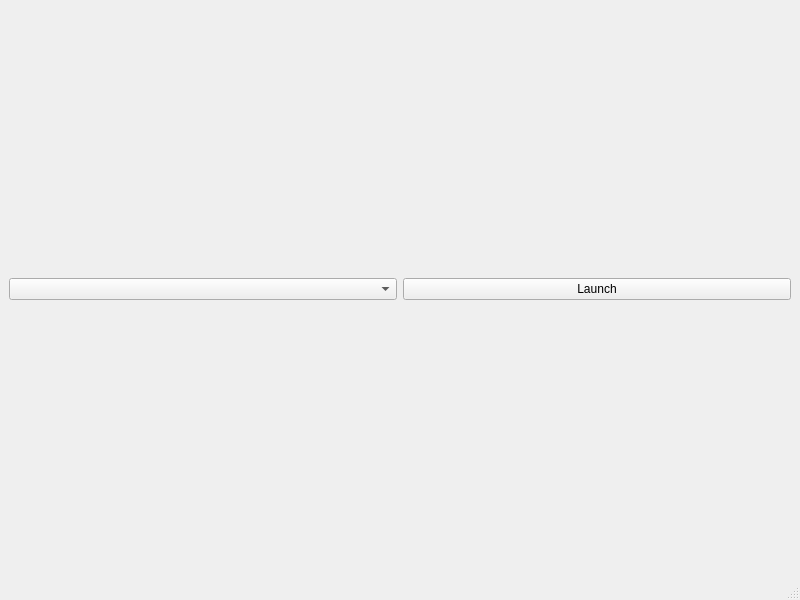
<?xml version="1.0" encoding="UTF-8"?>
<ui version="4.0">
 <class>MainWindow</class>
 <widget class="QMainWindow" name="MainWindow">
  <property name="geometry">
   <rect>
    <x>0</x>
    <y>0</y>
    <width>800</width>
    <height>600</height>
   </rect>
  </property>
  <property name="windowTitle">
   <string>MainWindow</string>
  </property>
  <widget class="QWidget" name="centralwidget">
   <layout class="QVBoxLayout" name="verticalLayout">
    <item>
     <layout class="QHBoxLayout" name="horizontalLayout">
      <item>
       <widget class="QComboBox" name="versionComboBox"/>
      </item>
      <item>
       <widget class="QPushButton" name="launchButton">
        <property name="text">
         <string>Launch</string>
        </property>
       </widget>
      </item>
     </layout>
    </item>
   </layout>
  </widget>
  <widget class="QStatusBar" name="statusbar"/>
 </widget>
 <resources/>
 <connections/>
</ui>
